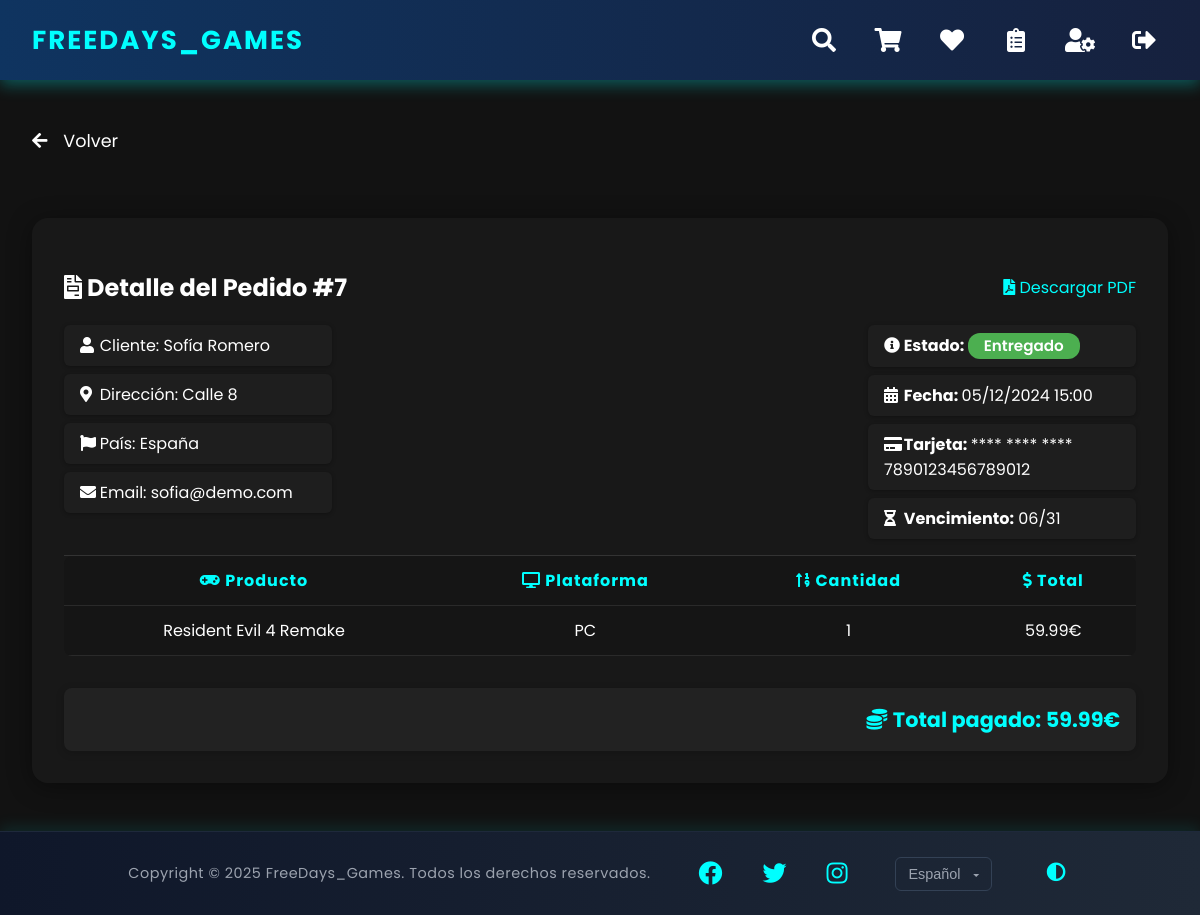
The page /views/user/orderDetail.php?id=7 (signed in) on the database its author committed.
### tables this page shows
CREATE TABLE pedido (
    id INT AUTO_INCREMENT PRIMARY KEY,
    usuario_id INT,
    precio_total DECIMAL(10,2),
    descuento DECIMAL(10,2) DEFAULT 0.00,
    estado ENUM('pendiente', 'cancelado', 'entregado') DEFAULT 'pendiente',
    creado_por INT,
    creado_en TIMESTAMP DEFAULT CURRENT_TIMESTAMP,
    activo BOOLEAN DEFAULT TRUE,
    fecha_envio TIMESTAMP NULL DEFAULT NULL,
    FOREIGN KEY (usuario_id) REFERENCES usuario(id) ON DELETE CASCADE ON UPDATE CASCADE,
    FOREIGN KEY (creado_por) REFERENCES usuario(id) ON DELETE CASCADE ON UPDATE CASCADE
);

CREATE TABLE usuario (
    id INT AUTO_INCREMENT PRIMARY KEY,
    nombre VARCHAR(100),
    username VARCHAR(50) UNIQUE NOT NULL,
    imagen_perfil VARCHAR(255) DEFAULT NULL,
    pass VARCHAR(255),
    email VARCHAR(100) UNIQUE NOT NULL,
    telefono VARCHAR(20),
    direccion VARCHAR(255),
    fecha_nac DATE,
    cp VARCHAR(20),
    rol ENUM('admin', 'user') NOT NULL DEFAULT 'user',
    fecha_creacion TIMESTAMP DEFAULT CURRENT_TIMESTAMP,
    ultimo_login TIMESTAMP NULL DEFAULT NULL,
    activo BOOLEAN DEFAULT TRUE
);

CREATE TABLE facturacion (
    id INT AUTO_INCREMENT PRIMARY KEY,
    usuario_id INT NOT NULL,
    pedido_id INT NOT NULL,
    nombre_completo VARCHAR(100) NOT NULL,
    email VARCHAR(100) NOT NULL,
    direccion VARCHAR(255) NOT NULL,
    pais VARCHAR(100) NOT NULL,
    numero_tarjeta VARCHAR(20) DEFAULT NULL,
    vencimiento_tarjeta VARCHAR(5) DEFAULT NULL,
    fecha_creacion TIMESTAMP DEFAULT CURRENT_TIMESTAMP,
    FOREIGN KEY (usuario_id) REFERENCES usuario(id) ON DELETE CASCADE ON UPDATE CASCADE,
    FOREIGN KEY (pedido_id) REFERENCES pedido(id) ON DELETE CASCADE ON UPDATE CASCADE
);

CREATE TABLE producto (
    id INT AUTO_INCREMENT PRIMARY KEY,
    nombre VARCHAR(255) NOT NULL,
    imagen VARCHAR(255) NOT NULL DEFAULT 'default.jpg',
    descripcion TEXT NOT NULL,
    fecha_lanzamiento DATE NOT NULL,
    precio DECIMAL(10,2) NOT NULL,
    descuento INT DEFAULT NULL,
    creado_por INT NOT NULL,
    actualizado_por INT DEFAULT NULL,
    creado_en TIMESTAMP DEFAULT CURRENT_TIMESTAMP NOT NULL,
    actualizado_en TIMESTAMP DEFAULT CURRENT_TIMESTAMP ON UPDATE CURRENT_TIMESTAMP NOT NULL,
    activo BOOLEAN DEFAULT TRUE,
    FOREIGN KEY (creado_por) REFERENCES usuario(id) ON DELETE CASCADE ON UPDATE CASCADE,
    FOREIGN KEY (actualizado_por) REFERENCES usuario(id) ON DELETE SET NULL ON UPDATE CASCADE
);

CREATE TABLE plataforma (
    id INT AUTO_INCREMENT PRIMARY KEY,
    nombre VARCHAR(100) NOT NULL,
    activo BOOLEAN DEFAULT TRUE
);

CREATE TABLE pedido_item (
    id INT AUTO_INCREMENT PRIMARY KEY,
    pedido_id INT,
    producto_id INT,
    plataforma_id INT,
    cantidad INT,
    precio_total DECIMAL(10,2),
    FOREIGN KEY (pedido_id) REFERENCES pedido(id) ON DELETE CASCADE ON UPDATE CASCADE,
    FOREIGN KEY (producto_id) REFERENCES producto(id) ON UPDATE CASCADE
);

### database/querys.php (called while the page is built, shortened)
<?php
function getOrderFullDetails($pedidoId)
{
    $conn = conexion();
    $query = $conn->prepare("
        SELECT
            p.id AS pedido_id,
            p.precio_total,
            p.descuento,
            p.estado,
            p.creado_en,
            u.nombre AS usuario_nombre,
            u.email AS facturacion_correo,
            f.nombre_completo AS facturacion_nombre,
            f.direccion AS facturacion_direccion,
            f.pais AS facturacion_pais,
            f.numero_tarjeta,
            f.vencimiento_tarjeta,
            pi.producto_id,
            pr.nombre AS producto_nombre,
            pl.nombre AS plataforma_nombre,
            pi.cantidad,
            pi.precio_total AS producto_precio_total
        FROM pedido p
        JOIN usuario u ON p.usuario_id = u.id
        LEFT JOIN facturacion f ON p.id = f.pedido_id
        JOIN pedido_item pi ON p.id = pi.pedido_id
        JOIN producto pr ON pi.producto_id = pr.id
        JOIN plataforma pl ON pi.plataforma_id = pl.id
        WHERE p.id = ?
    ");
    $query->bind_param("i", $pedidoId);
    $query->execute();
    $result = $query->get_result();
    $pedido = null;
    $productos = [];
    while ($row = $result->fetch_assoc()) {
        if (!$pedido) {
            $pedido = [
                'pedido_id' => $row['pedido_id'],
                'precio_total' => $row['precio_total'],
                'descuento' => $row['descuento'],
                'estado' => $row['estado'],
                'creado_en' => $row['creado_en'],
                'usuario_nombre' => $row['usuario_nombre'],
                'facturacion_correo' => $row['facturacion_correo'],
                'facturacion_nombre' => $row['facturacion_nombre'],
                'facturacion_direccion' => $row['facturacion_direccion'],
                'facturacion_pais' => $row['facturacion_pais'],
                'numero_tarjeta' => $row['numero_tarjeta'],
                'vencimiento_tarjeta' => $row['vencimiento_tarjeta'],
            ];
        }
        $productos[] = [
            'producto_id' => $row['producto_id'],
            'producto_nombre' => $row['producto_nombre'],
            'plataforma_nombre' => $row['plataforma_nombre'],
            'cantidad' => $row['cantidad'],
            'precio_total' => $row['producto_precio_total'],
        ];
    }
    return [
        'pedido' => $pedido,
        'productos' => $productos
    ];
}

### views/user/orderDetail.php (the view, shortened to what this page needs)
<?php
require_once '../../database/querys.php';
$pedidoId = intval($_GET['id']);
$datos = getOrderFullDetails($pedidoId);
$pedido = $datos['pedido'];
$detalles = $datos['productos'];
$isAdmin = ($_SESSION['usuario']['rol'] === 'admin');
?>
<!DOCTYPE html>
<html lang="es">
<head>
    <link rel="stylesheet" href="../../styles/orderDetail.css">
    <link rel="stylesheet" href="../../styles/scroll.css">
    <link rel="stylesheet" href="../../styles/sidebar.css">
    <link rel="stylesheet" href="../../styles/nav.css">
    <link rel="stylesheet" href="../../styles/popup.css">
    <link rel="stylesheet" href="../../styles/buttons.css">
    <link rel="stylesheet" href="../../styles/footer.css">
    <link rel="stylesheet" href="https://cdnjs.cloudflare.com/ajax/libs/font-awesome/5.15.3/css/all.min.css">
</head>
<body>
    <div class="container">
        <?php if ($isAdmin): ?>
            <?php include '../elements/sidebar.php'; ?>
        <?php else: ?>
            <?php include '../elements/nav.php'; ?>
        <?php endif; ?>
        <main class="<?= $isAdmin ? 'main-content-admin' : 'main-content' ?>">
            <section class="<?= $isAdmin ? 'order-details-container-admin' : 'order-details-container' ?>">
                <div class="padded-section">
                    <div class="back-button-container">
                        <?php if ($isAdmin): ?>
                            <a href="../admin/orders.php" class="back-button">
                                <span><i class="fas fa-arrow-left"></i> Volver</span>
                            </a>
                            <div class="admin-buttons">
                                <button class="custom-btn order-status-btn" onclick="actualizarEstadoPedido(<?= $pedido['pedido_id'] ?>, 'entregado')"><span>Marcar como entregado</span></button>
                                <button class="custom-btn order-status-btn" onclick="actualizarEstadoPedido(<?= $pedido['pedido_id'] ?>, 'cancelado')"><span>Marcar como cancelado</span></button>
                            </div>
                        <?php else: ?>
                            <a href="../user/userOrder.php" class="back-button">
                                <span><i class="fas fa-arrow-left"></i> Volver</span>
                            </a>
                        <?php endif; ?>
                    </div>
                </div>
                <div class="padded-section">
                    <div class="pdf-pedido factura-box">
                        <div class="factura-header">
                            <h2 class="title"><i class="fas fa-file-invoice"></i> Detalle del Pedido #<?= $pedido['pedido_id'] ?></h2>
                            <?php if (!$isAdmin): ?>
                                <a href="#" class="download-pdf-btn" data-pedido="<?= $pedido['pedido_id'] ?>">
                                    <i class="fas fa-file-pdf"></i> Descargar PDF
                                </a>
                            <?php endif; ?>
                        </div>
                        <div class="factura-encabezado">
                            <div class="factura-columna">
                                <div><strong><i class="fas fa-user"></i></strong>Cliente: <?= htmlspecialchars($pedido['usuario_nombre']) ?></div>
                                <div><strong><i class="fas fa-map-marker-alt"></i></strong>Dirección: <?= htmlspecialchars($pedido['facturacion_direccion']) ?></div>
                                <div><strong><i class="fas fa-flag"></i></strong>País: <?= htmlspecialchars($pedido['facturacion_pais']) ?></div>
                                <div><strong><i class="fas fa-envelope"></i></strong>Email: <?= htmlspecialchars($pedido['facturacion_correo']) ?></div>
                            </div>
                            <div class="factura-columna">
                                <div>
                                    <strong><i class="fas fa-info-circle"></i>Estado: </strong>
                                    <?php
                                    $estado = strtolower($pedido['estado']);
                                    $clase = "badge-estado";
                                    if ($estado == "pendiente") $clase .= " pendiente";
                                    elseif ($estado == "entregado") $clase .= " entregado";
                                    elseif ($estado == "cancelado") $clase .= " cancelado";
                                    ?>
                                    <span class="<?= $clase ?>"><?= ucfirst($pedido['estado']) ?></span><br>
                                </div>
                                <div><strong><i class="fas fa-calendar-alt"></i>Fecha: </strong> <?= date("d/m/Y H:i", strtotime($pedido['creado_en'])) ?></div>
                                <?php if ($pedido['numero_tarjeta']): ?>
                                    <div><strong><i class="fas fa-credit-card"></i>Tarjeta: </strong> **** **** **** <?= htmlspecialchars($pedido['numero_tarjeta']) ?></div>
                                    <div><strong><i class="fas fa-hourglass-half"></i>Vencimiento:</strong> <?= htmlspecialchars($pedido['vencimiento_tarjeta']) ?></div>
                                <?php endif; ?>
                            </div>
                        </div>
                        <div class="factura-tabla">
                            <table>
                                <thead>
                                    <tr>
                                        <th><i class="fas fa-gamepad"></i> Producto</th>
                                        <th><i class="fas fa-desktop"></i> Plataforma</th>
                                        <th><i class="fas fa-sort-numeric-up"></i> Cantidad</th>
                                        <th><i class="fas fa-dollar-sign"></i> Total</th>
                                    </tr>
                                </thead>
                                <tbody>
                                    <?php foreach ($detalles as $item): ?>
                                        <tr>
                                            <td><?= htmlspecialchars($item['producto_nombre']) ?></td>
                                            <td><?= htmlspecialchars($item['plataforma_nombre']) ?></td>
                                            <td><?= $item['cantidad'] ?></td>
                                            <td><?= number_format($item['precio_total'], 2) ?>€</td>
                                        </tr>
                                    <?php endforeach; ?>
                                </tbody>
                            </table>
                        </div>
                        <div class="factura-total">
                            <i class="fas fa-coins"></i> <strong>Total pagado: <?= number_format($pedido['precio_total'], 2) ?>€</strong>
                        </div>
                    </div>
                </div>
            </section>
        </main>
    </div>
    <?php include '../elements/footer.php'; ?>

### styles/orderDetail.css (style rules this page uses)
html, body { font-family: 'Poppins', sans-serif; background-color: #121212; color: white; height: 100%; margin: 0; padding: 0; }
body { min-height: 100vh; }
.container { display: flex; height: 100vh; overflow: hidden; }
.main-content { flex: 1; display: flex; overflow-y: auto; padding-top: 80px; align-items: center; padding-bottom: 100px; flex-direction: column; }
.order-details-container { max-width: 1400px; width: 100%; }
.padded-section { padding: 2rem; }
.back-button-container { display: flex; justify-content: space-between; width: 100%; margin-top: 1rem; }
.back-button { color: #fff; border: none; border-radius: 8px; cursor: pointer; font-size: 1.1rem; text-decoration: none; }
.back-button i { margin-right: .7rem; }
.factura-box { background: #181818; border-radius: 16px; box-shadow: 0 4px 24px rgba(0, 0, 0, 0.4); padding: 2rem; }
.factura-header { display: flex; align-items: center; justify-content: space-between; }
.factura-header a { text-decoration: none; color: #00ffff; }
.factura-encabezado { display: flex; justify-content: space-between; gap: 2rem; border-bottom: 1px solid #333; padding-bottom: 1rem; }
.factura-columna { display: flex; flex-direction: column; gap: 0.5rem; width: 25%; }
.factura-columna div { background: #1e1e1e; padding: 0.5rem 1rem; border-radius: 6px; box-shadow: 0 1px 4px rgba(0, 0, 0, 0.3); }
.factura-columna i { width: 7%; margin-right: .2rem; }
.factura-tabla table { background: #151515; border-radius: 8px; overflow: hidden; width: 100%; border-collapse: collapse; }
.factura-tabla th, .factura-tabla td { font-size: 1rem; padding: 0.75rem 1rem; text-align: center; border-bottom: 1px solid #2a2a2a; }
.factura-tabla th { color: #00ffff; letter-spacing: 1px; }
.factura-total { margin-top: 2rem; padding: 1rem; background: #222; border-radius: 8px; font-size: 1.3rem; color: #00ffff; text-align: right; box-shadow: 0 2px 8px rgba(0, 0, 0, 0.2); }
.badge-estado { display: inline-block; padding: .1rem 1rem; border-radius: 12px; font-size: 0.95em; font-weight: 600; color: #000; }
.badge-estado.entregado { background: #4caf50; color: #fff; }

### rows shown on the page
pedido: id "7", usuario.nombre "Sofía Romero", facturacion.direccion "Calle 8", facturacion.pais "España", usuario.email "sofia@demo.com", estado "Entregado", creado_en "05/12/2024 15:00", facturacion.numero_tarjeta "7890123456789012", facturacion.vencimiento_tarjeta "06/31", producto.nombre "Resident Evil 4 Remake", plataforma.nombre "PC", pedido_item.cantidad "1", precio_total "59.99"
